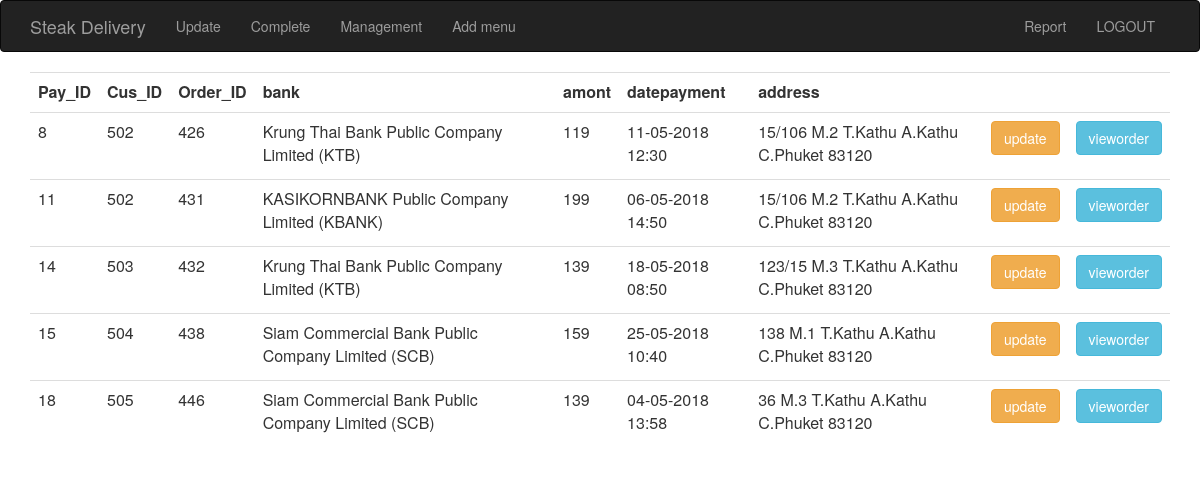
Screenshot of /admin/index.php (signed in) with the database file from the repository.
### tables this page shows
CREATE TABLE IF NOT EXISTS `payment` (
  `Pay_ID` int(100) NOT NULL AUTO_INCREMENT,
  `Cus_ID` int(100) NOT NULL,
  `Order_ID` int(100) NOT NULL,
  `bank` varchar(100) NOT NULL,
  `amount` int(100) NOT NULL,
  `datepayment` varchar(100) NOT NULL,
  `address` varchar(100) NOT NULL,
  `Status` int(1) NOT NULL,
  PRIMARY KEY (`Pay_ID`)
);

### admin/index.php (the view, shortened to what this page needs)
<html>
<body>
	<center>
		<!DOCTYPE html>
		<html lang="en">
		<head>
			<link href="css/bootstrap.min.css" rel="stylesheet">
		</head>
		<body>
			<nav class="navbar navbar-inverse">
				<div class="container">
					<div class="navbar-header">
						<a class="navbar-brand" href="">Steak Delivery</a>
					</div>
					<div class="collapse navbar-collapse" id="bs-example-navbar-collapse-1">
						<ul class="nav navbar-nav">
							<li><a href="index.php">Update</a></li>
							<li><a href="complete.php">Complete</a></li>
							<li><a href="management.php">Management</a></li>
							<li><a href="insert.php">Add menu</a></li>
						</ul>
						<ul class="nav navbar-nav navbar-right">
							<li><a href="report.php">Report</a></li>
							<li><a href="logout.php">LOGOUT</a></li>
						</ul>
					</div>
				</div>
			</nav>
			<div class="container">
				<?php
				$connect = mysqli_connect("localhost","root","","steak");
				$sql='select* from payment WHERE Status=0';
				$result = mysqli_query($connect,$sql);
				echo '<table class="table" >';
				echo '<tr><td><b>Pay_ID</b></td>';
				echo '<td><b>Cus_ID</b></td>';
				echo '<td><b>Order_ID</b></td>';
				echo '<td><b>bank</b></td>';
				echo '<td><b>amont</b></td>';
				echo '<td><b>datepayment</b></td>';
				echo '<td><b>address</b></td>';
				echo '<td></td>';
				echo '<td></td></tr>';
				while ($row = mysqli_fetch_array($result)){
					echo '<tr>';
					echo '<td>'.$row['Pay_ID'].'</td>';
					echo '<td>'.$row['Cus_ID'].'</td>';
					echo '<td>'.$row['Order_ID'].'</td>';
					echo '<td>'.$row['bank'].'</td>';
					echo '<td>'.$row['amount'].'</td>';
					echo '<td>'.$row['datepayment'].'</td>';
					echo '<td>'.$row['address'].'</td>';
					echo '<td>
					<form action="update2.php" method="post">
					<input type="hidden" name="updateid" value="'.$row['Pay_ID'].'">
					<input type="submit" class="btn btn-warning" value="update" >
					</form>
					</td>';
					echo '<td>
					<form action="vieworder.php" method="post">
					<input type="hidden" name="id" value="'.$row['Pay_ID'].'">
					<input type="submit" class="btn btn-info" value="vieworder" >
					</form>
					</td>';
					echo '</tr>';
				}
				echo'</table>';
				?>
			</div>
		</body>
		</html>

### rows the page displays
payment: Pay_ID "8", Cus_ID "502", Order_ID "426", bank "Krung Thai Bank Public Company Limited (KTB)", amount "119", datepayment "11-05-2018 12:30", address "15/106 M.2 T.Kathu A.Kathu C.Phuket 83120"
payment: Pay_ID "11", Cus_ID "502", Order_ID "431", bank "KASIKORNBANK Public Company Limited (KBANK)", amount "199", datepayment "06-05-2018 14:50", address "15/106 M.2 T.Kathu A.Kathu C.Phuket 83120"
payment: Pay_ID "14", Cus_ID "503", Order_ID "432", bank "Krung Thai Bank Public Company Limited (KTB)", amount "139", datepayment "18-05-2018 08:50", address "123/15 M.3 T.Kathu A.Kathu C.Phuket 83120"
payment: Pay_ID "15", Cus_ID "504", Order_ID "438", bank "Siam Commercial Bank Public Company Limited (SCB)", amount "159", datepayment "25-05-2018 10:40", address "138 M.1 T.Kathu A.Kathu C.Phuket 83120"
payment: Pay_ID "18", Cus_ID "505", Order_ID "446", bank "Siam Commercial Bank Public Company Limited (SCB)", amount "139", datepayment "04-05-2018 13:58", address "36 M.3 T.Kathu A.Kathu C.Phuket 83120"
